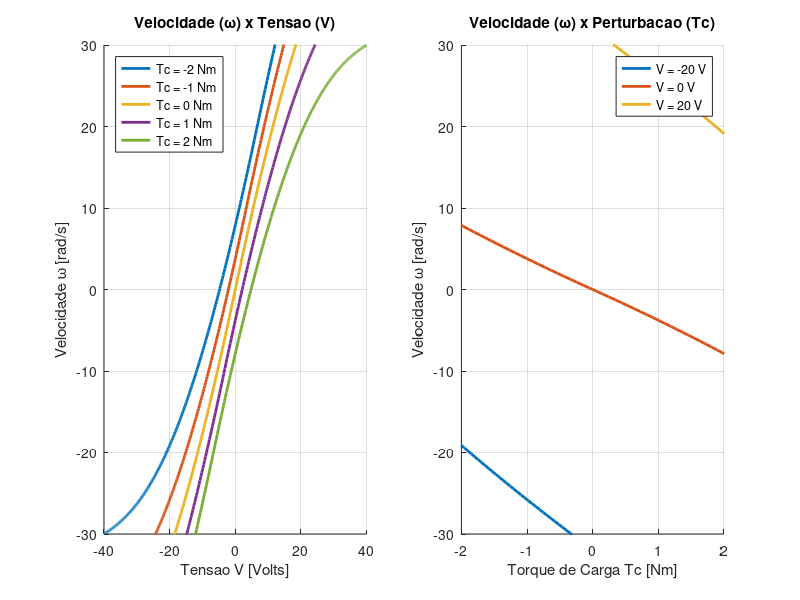
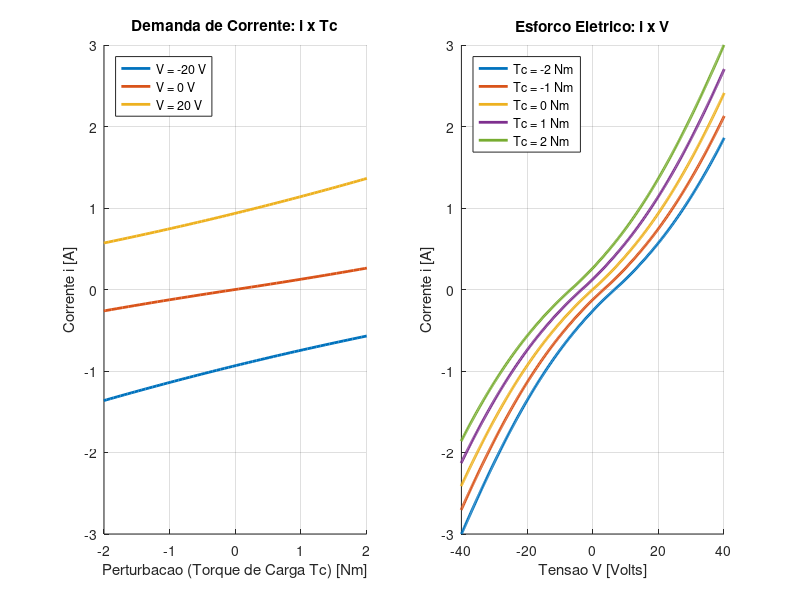

Reproduce these figures in MATLAB, in order.
%% TAREFA 1: Analise Estatica Completa do Sistema DC
clear; clc; close all;
%% Parâmetros Questão 2 (simulação não linear no Simulink)
V_manipulada = 20; % [Volts] variavel manipulada
Tc_perturbacao = 1; % [N.m] torque  de perturbação do sistema 
%% Secao 1: Parametros do Sistema
Km = 1/3;  % Constante de conversao eletromecanica [V/(rad/s)]
L  = 0.5;  % Indutancia da armadura [H]
R  = 10;   % Resistencia da armadura [Ohms]
B  = 0.1;  % Coeficiente de atrito viscoso [Nms/rad]
J  = 1;    % Momento de inercia do rotor [kg*m^2]

%% Secao 2: Equacoes Estaticas e Nao-Lineares
% Torque Mecanico (Tm)
calc_Tm = @(i) (5.26 * (1 - exp(-i))) .* (i >= 0) + (-5.26 * (1 - exp(i))) .* (i < 0);

% Velocidade (w) isolada da eq. mecanica: w = (Tm - Tc)/B
calc_w_est = @(Tm, Tc) (Tm - Tc) / B;

% Tensao (V) isolada da eq. eletrica: V = R*i + Km*w
calc_V_est = @(i, w) R * i + Km * w;

%% Secao 3: Geracao dos Vetores Base
% Vamos usar a corrente como base (vetor independente) para evitar equacoes 
% transcendentais na hora de plotar, variando dentro do limite de [-3, 3] A
i_vec = linspace(-3, 3, 500);
Tm_vec = calc_Tm(i_vec);


%% Secao 4: FIGURA 1 - Focada na Variavel de Processo (Velocidade w)
figure('Name', 'Analise de Velocidade', 'Position', [50, 400, 900, 400]);

% --- Grafico 1: w x V (Tc constante) ---
Tc_fixos = [-2, -1  0, 1, 2]; 
subplot(1, 2, 1); hold on;
for k = 1:length(Tc_fixos)
    w_vec = calc_w_est(Tm_vec, Tc_fixos(k));
    V_vec = calc_V_est(i_vec, w_vec);
    plot(V_vec, w_vec, 'LineWidth', 2, 'DisplayName', ['Tc = ', num2str(Tc_fixos(k)), ' Nm']);
end
title('Velocidade (\omega) x Tensao (V)');
xlabel('Tensao V [Volts]'); ylabel('Velocidade \omega [rad/s]');
xlim([-40 40]); ylim([-30 30]); grid on; legend('Location', 'northwest');

% --- Grafico 2: w x Tc (V constante) ---
V_fixos = [-20, 0, 20]; 
subplot(1, 2, 2); hold on;
for k = 1:length(V_fixos)
    Tc_calc = Tm_vec - (B/Km)*(V_fixos(k) - R * i_vec);
    w_calc = (V_fixos(k) - R * i_vec) / Km;
    plot(Tc_calc, w_calc, 'LineWidth', 2, 'DisplayName', ['V = ', num2str(V_fixos(k)), ' V']);
end
title('Velocidade (\omega) x Perturbacao (Tc)');
xlabel('Torque de Carga Tc [Nm]'); ylabel('Velocidade \omega [rad/s]');
xlim([-2 2]); ylim([-30 30]); grid on; legend('Location', 'northeast');


%% Secao 5: FIGURA 2 - Focada no Esforco do Sistema (Corrente i)
figure('Name', 'Analise de Corrente', 'Position', [1000, 400, 900, 400]);

% --- Grafico 3: i x Tc (V constante) ---
% Sua ideia! Vamos plotar Tc no eixo X (causa) e corrente no eixo Y (consequencia)
subplot(1, 2, 1); hold on;
for k = 1:length(V_fixos)
    % Calculamos qual Tc seria necessario para gerar a combinacao (i, V_fixa)
    Tc_calc = Tm_vec - (B/Km)*(V_fixos(k) - R * i_vec);
    plot(Tc_calc, i_vec, 'LineWidth', 2, 'DisplayName', ['V = ', num2str(V_fixos(k)), ' V']);
end
title('Demanda de Corrente: i x Tc');
xlabel('Perturbacao (Torque de Carga Tc) [Nm]'); 
ylabel('Corrente i [A]');
xlim([-2 2]); ylim([-3 3]); grid on; legend('Location', 'northwest');

% --- Grafico 4: i x V (Tc constante) ---
subplot(1, 2, 2); hold on;
for k = 1:length(Tc_fixos)
    w_vec = calc_w_est(Tm_vec, Tc_fixos(k));
    V_vec = calc_V_est(i_vec, w_vec);
    plot(V_vec, i_vec, 'LineWidth', 2, 'DisplayName', ['Tc = ', num2str(Tc_fixos(k)), ' Nm']);
end
title('Esforco Eletrico: i x V');
xlabel('Tensao V [Volts]'); 
ylabel('Corrente i [A]');
xlim([-40 40]); ylim([-3 3]); grid on; legend('Location', 'northwest');
